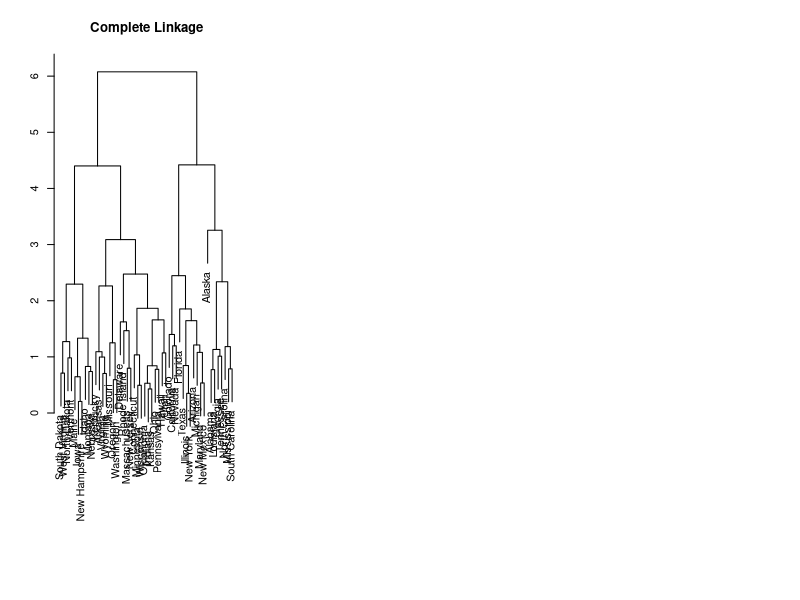
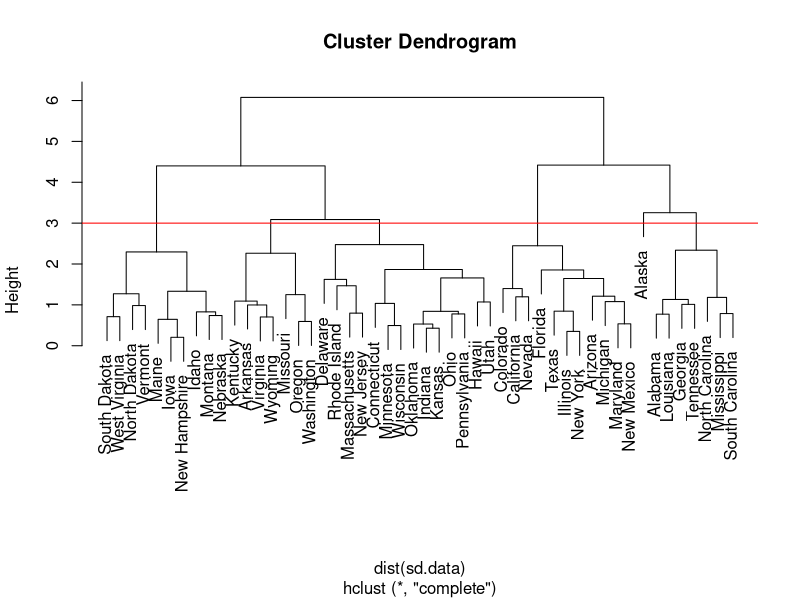
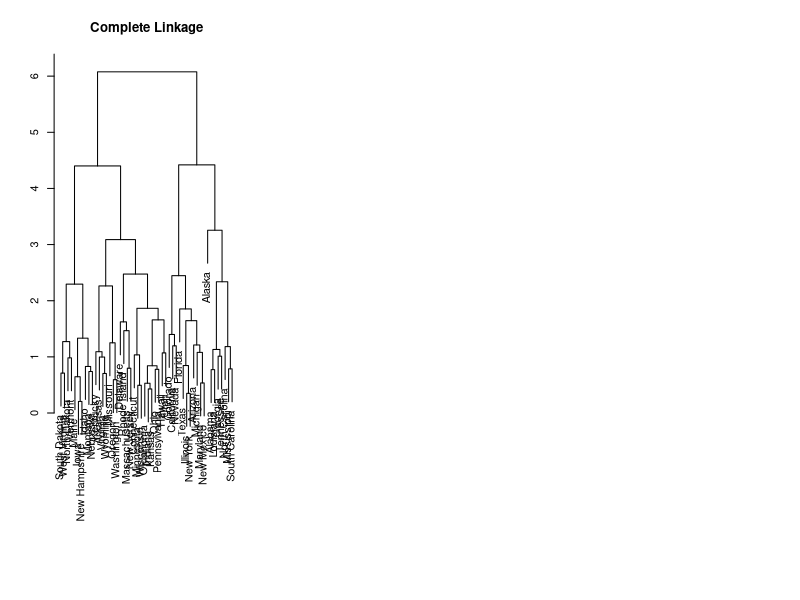

The R script that drew these images, in order:
#a
#Perform K-means clustering of the observations with K = 3.
set.seed(3)
km.out=kmeans (USArrests,3, nstart =20)
km.out$cluster
table(km.out$cluster)

#b
# Perform K-means clustering with K = 2
set.seed(2)
km.out=kmeans(USArrests,2, nstart =20)
km.out$cluster


#Perform K-means clustering with K = 4,
set.seed(4)
km.out=kmeans (USArrests,4, nstart =20)
km.out$cluster

#c
# Use scale() function, perform K-means clustering with K = 3 USArrests
sd.data=scale(USArrests )
set.seed(3)
km.out=kmeans (USArrests,3, nstart =20)
km.out$cluster

#d
# USArrests data perform hierarchical clustering on the states.
states=row.names(USArrests )
states
table(states)

# Using hierarchical clustering with complete linkage and Euclidean distance, cluster the states.
par(mfrow=c(1,3))
data.dist=dist(sd.data)
plot(hclust(data.dist),labels=states, main="Complete Linkage", xlab="", sub="",ylab="")

#e
# Cut the dendrogram at a height that results in three distinct clusters.
hc.out=hclust(dist(sd.data))
hc.clusters =cutree (hc.out ,3)
table(states)
table(hc.clusters,states)
par(mfrow=c(1,1))
plot(hc.out , labels=states)
abline(h=3, col="red")
hc.out

#f
# Hierarchically cluster the states using complete linkage and Euclidean distance, sd.data=scale(USArrests )
par(mfrow=c(1,3))
data.dist=dist(sd.data)
plot(hclust(data.dist), labels=states , main="Complete Linkage", xlab="", sub="",ylab="")
